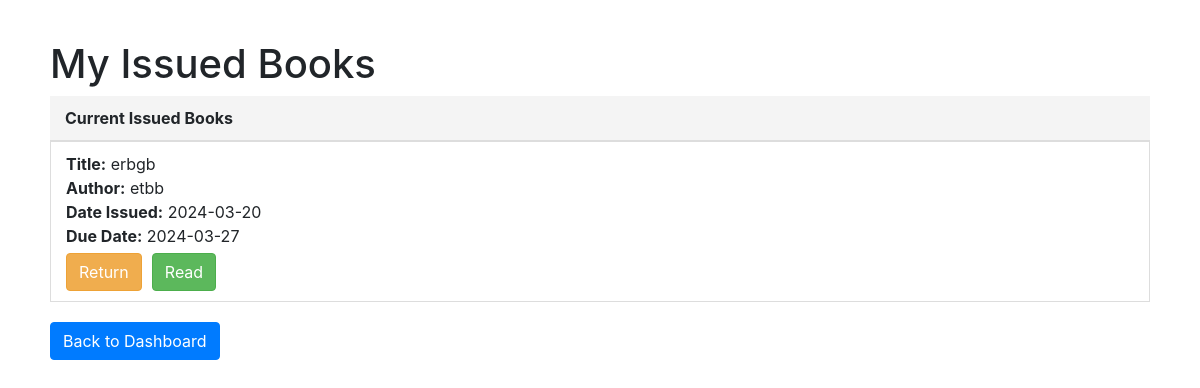
The page /user_mybooks (signed in) on the database as committed earlier.
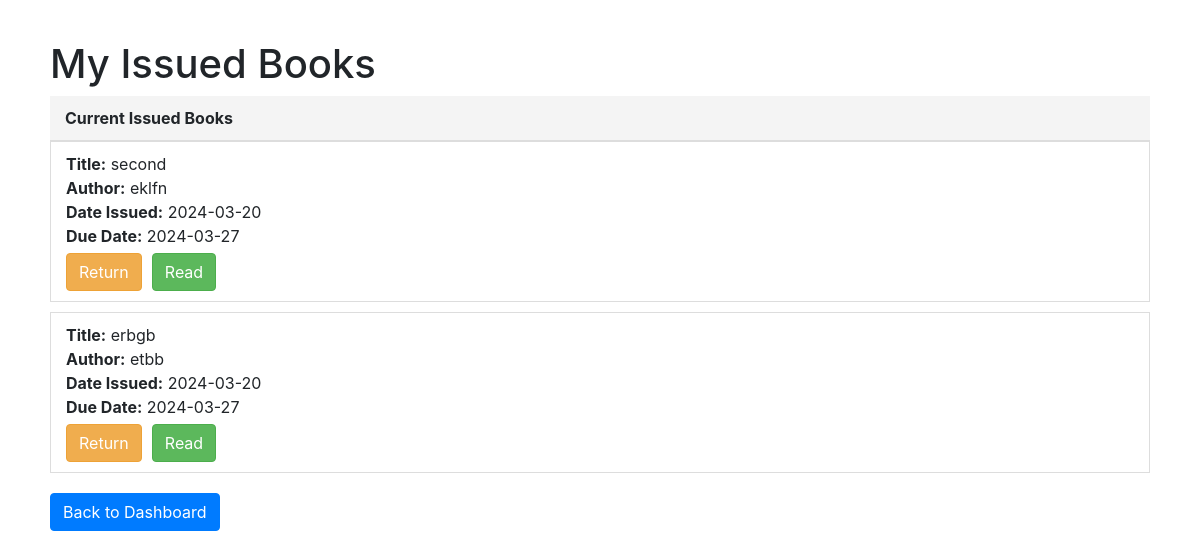
The same page on the database as committed later.
### app.py (models this page shows)
class Issue(db.Model):
    id = db.Column(db.Integer, primary_key=True)
    user_id = db.Column(db.Integer, db.ForeignKey('user.id'), nullable=False)
    book_id = db.Column(db.Integer, db.ForeignKey('book.id'), nullable=False)
    librarian_id = db.Column(db.Integer, db.ForeignKey('user.id'), nullable=True)  # Assuming librarians are also users
    section_id = db.Column(db.Integer, db.ForeignKey('section.id'), nullable=False)
    date_issued = db.Column(db.DateTime, default=datetime.now, nullable=False)
    due_date = db.Column(db.DateTime, nullable=True)
    revoked = db.Column(db.Boolean, default=False, nullable=False)
    status = db.Column(db.String(50), nullable=False, default='issued')

class Book(db.Model):
    id = db.Column(db.Integer, primary_key=True)
    title = db.Column(db.String(150), nullable=False)
    author = db.Column(db.String(100), nullable=False)
    pdf_file = db.Column(db.String(200))
    section_id = db.Column(db.Integer, db.ForeignKey('section.id'), nullable=False)
    section = db.relationship('Section', back_populates='books')
    issues = db.relationship('Issue', backref='book', lazy='dynamic')

### app.py (the view)
@app.route('/user_mybooks', methods=['GET'])
def user_mybooks():
    if 'user_id' not in session:
        flash('Please log in to view your books.', 'warning')
        return redirect(url_for('user_login'))
    user_id = session['user_id']
    issued_books = Issue.query.filter_by(user_id=user_id, status='issued').all()
    current_time = datetime.now()
    return render_template('user_mybooks.html', issued_books=issued_books,current_time=current_time)

### templates/user_mybooks.html (shortened to what this page needs)
<!DOCTYPE html>
<html lang="en">
<head>
    <link rel="stylesheet" href="https://stackpath.bootstrapcdn.com/bootstrap/4.3.1/css/bootstrap.min.css">
</head>
<body>
<div class="container dashboard-container">
    <h1>My Issued Books</h1>
    <div class="book-listing">
        <div class="section-header">Current Issued Books</div>
        {% for issue in issued_books %}
        <div class="book-item">
            <div class="book-info">
                <strong>Title:</strong> {{ issue.book.title }}<br>
                <strong>Author:</strong> {{ issue.book.author }}<br>
                <strong>Date Issued:</strong> {{ issue.date_issued.strftime('%Y-%m-%d') }}<br>
                <strong>Due Date:</strong> {{ issue.due_date.strftime('%Y-%m-%d') if issue.due_date else 'Calculating...' }}
            </div>
            <div class="action-buttons">
                {% if issue.revoked or issue.due_date < current_time %}
                <div class="revoked">
                    Access to this book has been revoked due to overdue.
                    <form action="{{ url_for('return_book', issue_id=issue.id) }}" method="post">
                        <button type="submit" class="btn btn-return">Return</button>
                    </form>
                </div>
                {% else %}
                <form action="{{ url_for('return_book', issue_id=issue.id) }}" method="post">
                    <button type="submit" class="btn btn-return">Return</button>
                </form>
                <a href="{{ url_for('serve_pdf', book_id=issue.book.id) }}" target="_blank" class="btn btn-view">Read</a>
                {% endif %}
            </div>
        </div>
        {% else %}
        <div class="text-muted">No issued books found.</div>
        {% endfor %}
    </div>
    <a href="{{ url_for('user_dashboard') }}" class="btn btn-primary">Back to Dashboard</a>
</div>
</body>
</html>

### templates/user_mybooks.html (style rules this page uses)
.dashboard-container { margin-top: 20px; padding: 20px; }
.action-buttons { display: flex; gap: 10px; }
.section-header { background-color: #f4f4f4; border-bottom: 1px solid #ddd; padding: 10px 15px; font-weight: bold; }
.book-listing { margin-bottom: 20px; }
.book-item { background-color: #ffffff; border: 1px solid #ddd; padding: 10px 15px; margin-bottom: 10px; }
.book-info { margin-bottom: 5px; }
.btn-return { color: #fff; background-color: #f0ad4e; border-color: #eea236; }
.btn-view { color: #fff; background-color: #5cb85c; border-color: #4cae4c; }

Rows that differ between the two databases and show on the page:
added Issue: book "second", book.author "eklfn", date_issued "2024-03-20", due_date "2024-03-27"
